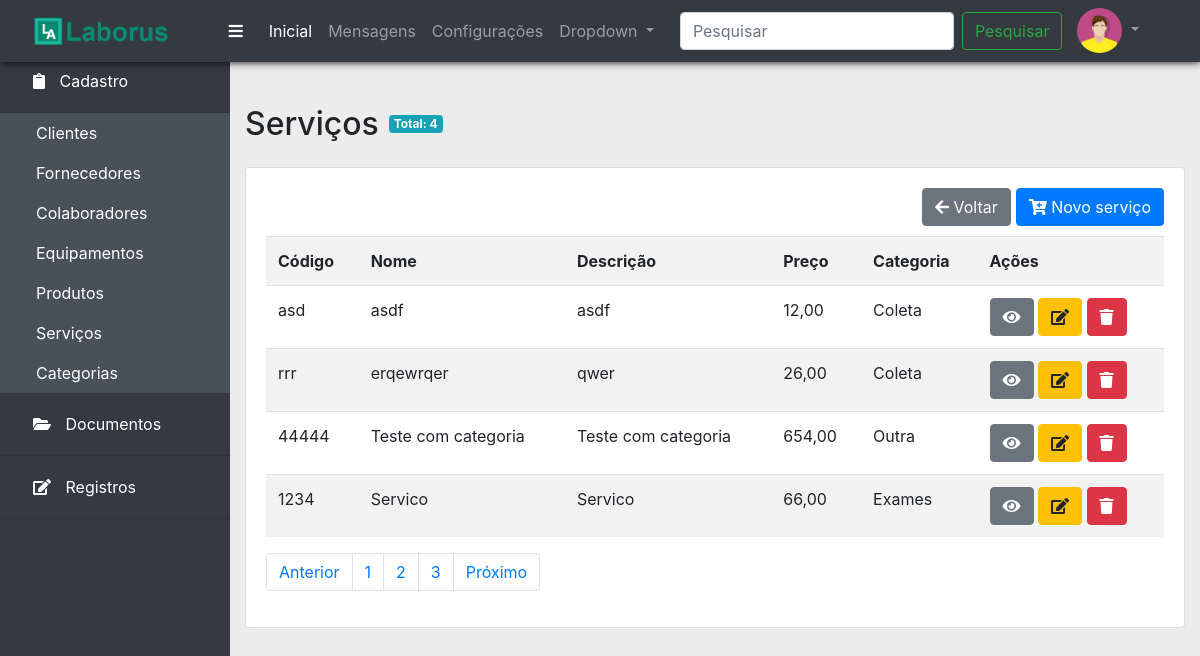
Page /servicos.php on the committed database.
### tables this page shows
CREATE TABLE `servicos` (
  `id` int NOT NULL AUTO_INCREMENT,
  `codigo` varchar(45) NOT NULL,
  `nome` varchar(150) NOT NULL,
  `descricao` text,
  `categoria_id` int NOT NULL,
  `usuario_id` int NOT NULL,
  `preco` decimal(8,2) DEFAULT '0.00',
  PRIMARY KEY (`id`),
  KEY `fk_servicos_categoria1_idx` (`categoria_id`),
  KEY `fk_servicos_colaboradores1_idx` (`usuario_id`),
  CONSTRAINT `fk_servicos_categoria1` FOREIGN KEY (`categoria_id`) REFERENCES `categoria` (`id`),
  CONSTRAINT `fk_servicos_colaboradores1` FOREIGN KEY (`usuario_id`) REFERENCES `colaboradores` (`id`)
);

CREATE TABLE `categoria` (
  `id` int NOT NULL AUTO_INCREMENT,
  `categoria` varchar(45) NOT NULL,
  PRIMARY KEY (`id`)
);

### servicos.php (the view, shortened to what this page needs)
<?php
include_once('bd/conexao.php');
$sql = "SELECT s.*, c.categoria FROM servicos s
LEFT JOIN categoria c ON s.categoria_id = c.id";
$qr = mysqli_query($conexao, $sql);
$servicos = mysqli_fetch_all($qr, MYSQLI_ASSOC);
include_once('layout/header.php');
include_once('layout/menu.php');
include_once('layout/sidebar.php');
?>
<div class="col">
<h2 class="titulo">Serviços</h2>
<span class="badge badge-info totais">Total: <?php echo count($servicos); ?></span>
    <div class="card">
      <div class="card-body">
        <a href="form_servicos.php" class="btn btn-primary" style="float: right">
          <i class="fas fa-cart-plus"></i> Novo serviço
        </a>
        <a href="javascript:history.back(-1)" class="btn btn-secondary voltar">
          <i class="fas fa-arrow-left"></i> Voltar
        </a>
        <br>
        <br>
    <table class="table table-striped table-hover">
      <tr>
        <th>Código</th>
        <th>Nome</th>
        <th>Descrição</th>
        <th>Preço</th>
        <th>Categoria</th>
        <th>Ações</th>
      </tr>
      <?php foreach($servicos as $servico):
        ?>
      <tr>
        <td><?= $servico['codigo'] ?></td>
        <td><?= $servico['nome'] ?></td>
        <td><?= $servico['descricao'] ?></td>
        <td><?= number_format($servico['preco'],2,',','.') ?></td>
        <td><?= $servico['categoria'] ?></td>
        <td>
          <a href="#" class="btn btn-secondary">
            <i class="fas fa-eye"></i>
          </a>
          <a href="#" class="btn btn-warning">
            <i class="fas fa-edit"></i>
          </a>
           <a href="gerencia_servicos.php?id=<?php echo $servico['id']; ?>" class="btn btn-danger" onclick="return confirm('Deseja realmente excluir?')">
          <i class="fas fa-trash"></i>
          </a>
        </td>
      </tr>
    <?php endforeach; ?>
    </table>
    <nav ar
    ia-label="Navegação de página exemplo">
      <ul class="pagination">
        <li class="page-item"><a class="page-link" href="#">Anterior</a></li>
        <li class="page-item"><a class="page-link" href="#">1</a></li>
        <li class="page-item"><a class="page-link" href="#">2</a></li>
        <li class="page-item"><a class="page-link" href="#">3</a></li>
        <li class="page-item"><a class="page-link" href="#">Próximo</a></li>
      </ul>
    </nav>
      </div>
    </div>
  </div>
<?php include_once('layout/footer.php')
?>

### css/estilo.css (style rules this page uses)
html,body { height:100%; }
body { background: #ececec; }
.content h2 { margin-bottom: 1.5rem; }
.voltar { float: right; margin-right: 5px; }
.totais { position: relative; margin: 10px; }
.titulo { float: left; }

### rows in the picture
servicos: codigo "asd", nome "asdf", descricao "asdf", preco "12,00", categoria.categoria "Coleta"
servicos: codigo "rrr", nome "erqewrqer", descricao "qwer", preco "26,00", categoria.categoria "Coleta"
servicos: codigo "44444", nome "Teste com categoria", descricao "Teste com categoria", preco "654,00", categoria.categoria "Outra"
servicos: codigo "1234", nome "Servico", descricao "Servico", preco "66,00", categoria.categoria "Exames"

### other values in the picture
$menu['item'] "Cadastro"
$subitem['nome'] "Clientes"
$subitem['nome'] "Fornecedores"
$subitem['nome'] "Colaboradores"
$subitem['nome'] "Equipamentos"
$subitem['nome'] "Produtos"
$subitem['nome'] "Serviços"
$subitem['nome'] "Categorias"
$menu['item'] "Documentos"
$menu['item'] "Registros"
count($servicos) "4"
